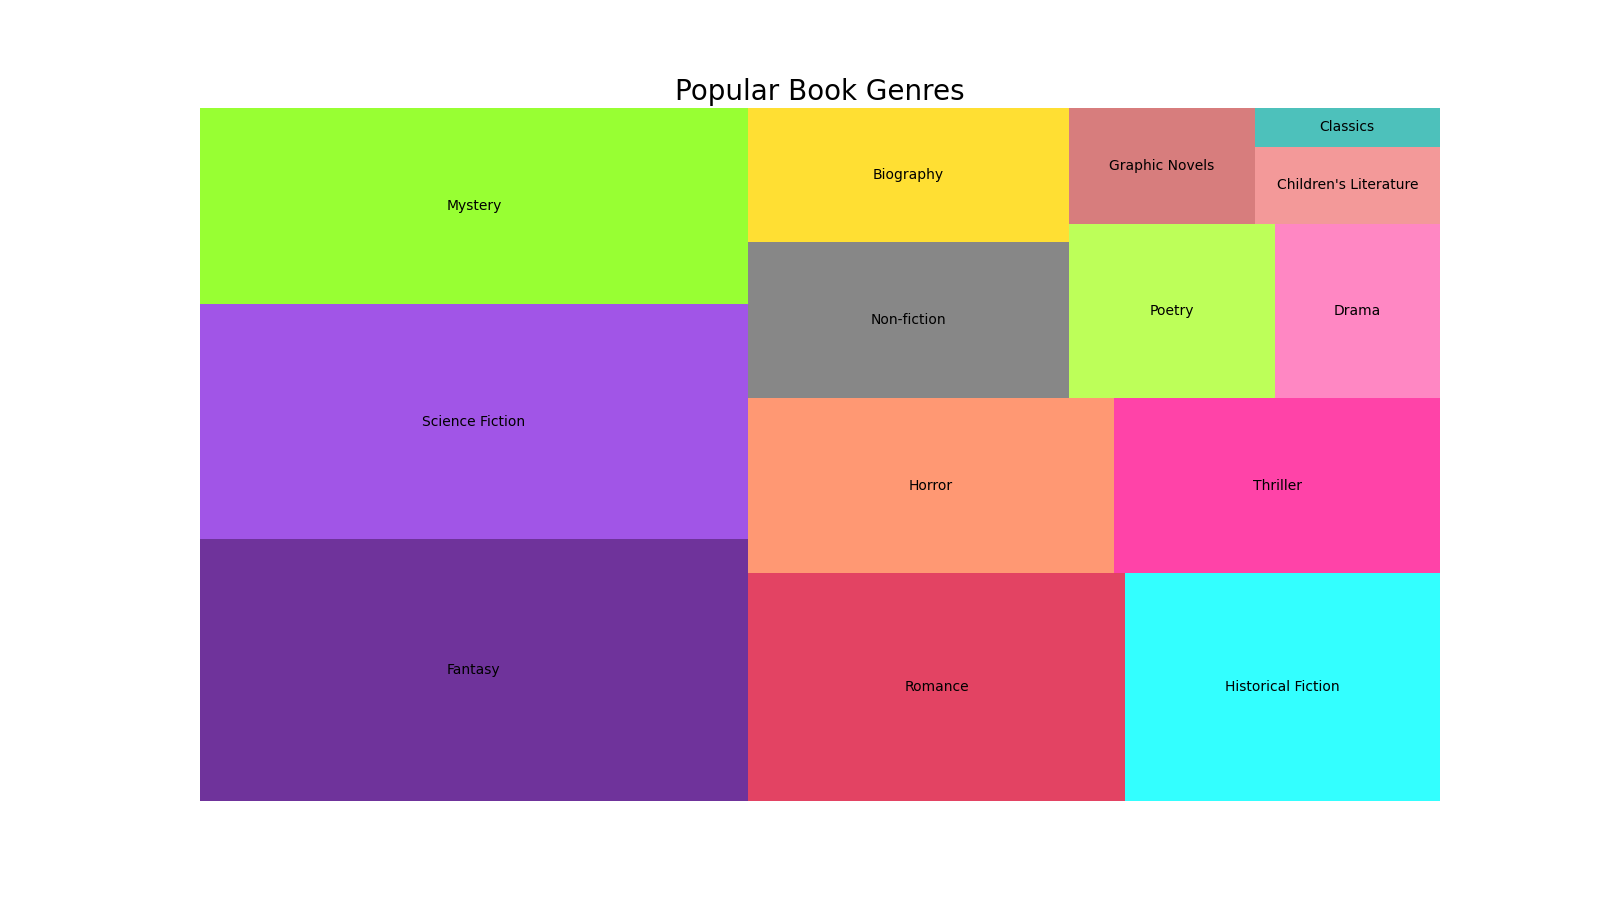

This figure's Python source:

import matplotlib.pyplot as plt
import squarify

# Data for the treemap
labels = [
    'Fantasy', 'Science Fiction', 'Mystery', 'Romance', 
    'Historical Fiction', 'Horror', 'Thriller', 'Non-fiction', 
    'Biography', 'Poetry', 'Drama', 'Graphic Novels', 
    "Children's Literature", 'Classics'
]
sizes = [20, 18, 15, 12, 10, 9, 8, 7, 6, 5, 4, 3, 2, 1]
colors = [
    '#4B0082', '#8A2BE2', '#7FFF00', '#DC143C', 
    '#00FFFF', '#FF7F50', '#FF1493', '#696969', 
    '#FFD700', '#ADFF2F', '#FF69B4', '#CD5C5C', 
    '#F08080', '#20B2AA'
]

# Create a figure of specified width and height
plt.figure(figsize=(16, 9))

# Create a treemap with specified data, labels, and color
squarify.plot(sizes=sizes, label=labels, color=colors, alpha=0.8)

# Set the title of the chart
plt.title('Popular Book Genres', fontsize=20)

# Remove the axis
plt.axis('off')

# Display the treemap
plt.show()
